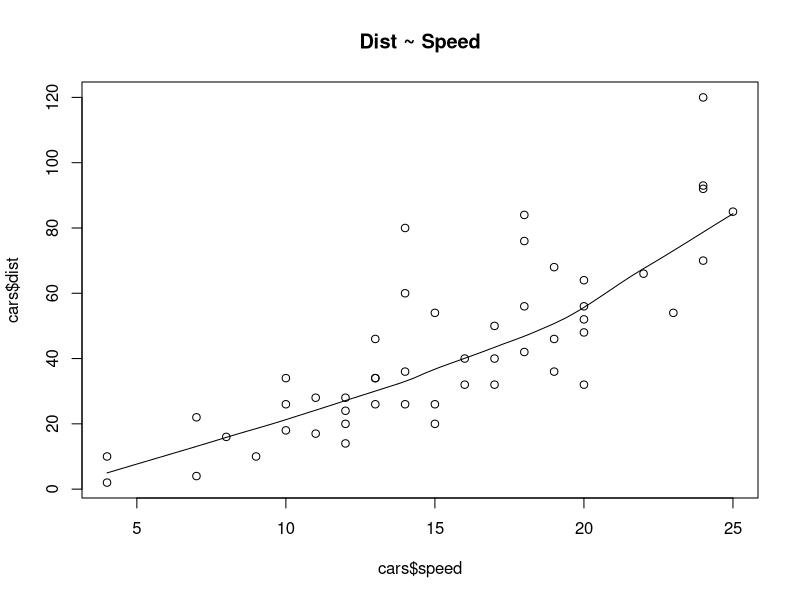
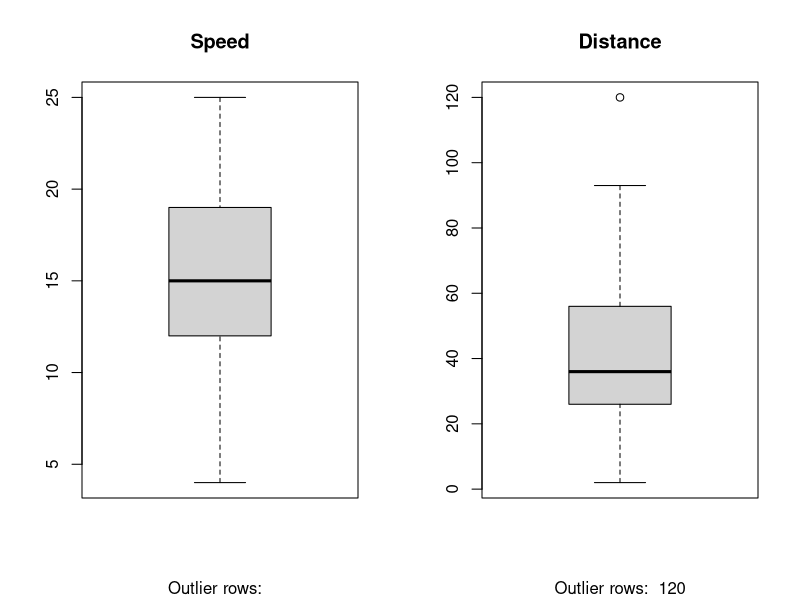
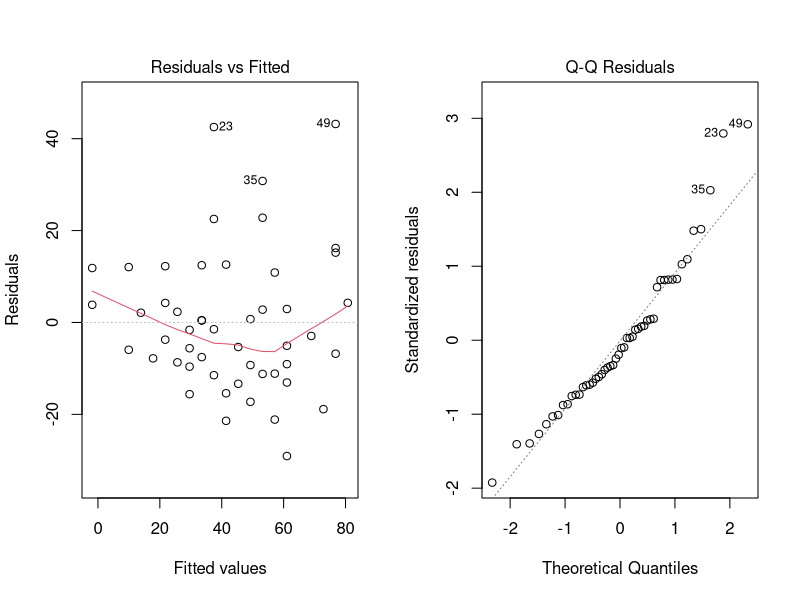
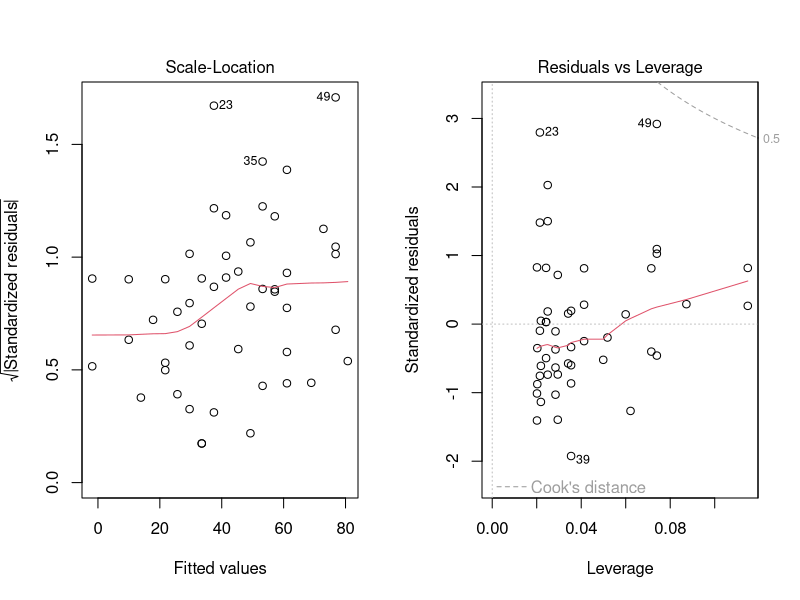

Here is the R script that generated these plots, in order:
## ---- chunk 1
set.seed(7)
x = runif(1000)
y = runif(1000)
rev = pmin(x, y)
mean(rev)

## ---- chunk 2
set.seed(7)
x = runif(1000)
y = runif(1000)
z = runif(1000)
df = data.frame(x, y, z)
rev = apply(df, 1, function(x) sort(x)[2])
mean(rev)

## ---- chunk 3
# p wrong 
p = 0.2
(1 - p)^1200 
(1 - (1 - p)^3)^400 

log((1 - p)^1200 )
log((1 - (1 - p)^3)^400 )

## ---- chunk 4
term_a <- function(i, n, p) {
    c = choose(n, i)
    return(log(c) + log(p^i) + log( (1-p)^(n-i)))
}

#p_a = sapply(60:120, function(x) term_a(x, 120, 0.1))
#p_b = sapply(20:40, function(x) term_a(x, 40, 0.1))

p_a = sapply(600:1200, function(x) term_a(x, 1200, 0.1))
p_b = sapply(200:400, function(x) term_a(x, 400, 0.1))
## ---- chunk 5
data(cars)
head(cars)



## ---- chunk 6
scatter.smooth(x=cars$speed, y=cars$dist, main="Dist ~ Speed")  # scatterplot
## ---- chunk 7
par(mfrow=c(1, 2))  # divide graph area in 2 columns

boxplot(cars$speed, main="Speed", sub=paste("Outlier rows: ", boxplot.stats(cars$speed)$out))  # box plot for 'speed'

boxplot(cars$dist, main="Distance", sub=paste("Outlier rows: ", boxplot.stats(cars$dist)$out))  # box plot for 'distance'
## ---- chunk 8
cor(cars$speed, cars$dist)
## ---- chunk 9
mod = lm(dist~speed, data = cars)
mod
## ---- chunk 10
plot(mod)
## ---- chunk 11
data(mtcars)
head(mtcars)
dim(mtcars)
## ---- chunk 12
mod = lm(mpg ~., data = mtcars)

## ---- chunk 13

## ---- chunk 14
target = function(x){
  if(x<0){
    return(0)}
  else {
    return( exp(-x))
  }
}

x = rep(0,1000)
x[1] = 3     #this is just a starting value, which I've set arbitrarily to 3
for(i in 2:1000){
  currentx = x[i-1]
  proposedx = currentx + rnorm(1,mean=0,sd=1)
  A = target(proposedx)/target(currentx) 
  if(runif(1)<A){
    x[i] = proposedx       # accept move with probabily min(1,A)
  } else {
    x[i] = currentx        # otherwise "reject" move, and stay where we are
  }
}



easyMCMC = function(niter, startval, proposalsd){
  x = rep(0,niter)
  x[1] = startval     
  for(i in 2:niter){
    currentx = x[i-1]
    proposedx = rnorm(1,mean=currentx,sd=proposalsd) 
    A = target(proposedx)/target(currentx)
    if(runif(1)<A){
      x[i] = proposedx       # accept move with probabily min(1,A)
    } else {
      x[i] = currentx        # otherwise "reject" move, and stay where we are
    }
  }
  return(x)
}


pdf_target = function(x) {
    return(dnorm(x))
}


n_iter = 1000
res = rep(NA, n_iter)

x_cur = 0
res[1] = x_cur 
for (i in 2:n_iter) {
    x_cur = res[i-1]
    p_cur = pdf_target(x_cur)
    x_propose = rnorm(1, mean=x_cur, sd = 3)
    p_propose = pdf_target(x_propose)
    a = p_propose/p_cur
    if (a > runif(1)) {
        res[i] = x_propose 
    } else {
        res[i] = x_cur
    }
}


## ---- chunk 15

p_vec = runif(100)
lambda = 5
x_vec = log(1-p_vec)/-lambda
time_vec = c()
val = 0
for (i in 1:length(x_vec)) {
    val = val + x_vec[i]
    time_vec = c(time_vec, val)
}

## ---- chunk 16

n_sample = 1000 
count_vec = c()

for (i in 1:n_sample ) {
    p_vec = runif(100)
    lambda = 5
    x_vec = log(1-p_vec)/-lambda
    time_vec = c()
    val = 0
    for (i in 1:length(x_vec)) {
        val = val + x_vec[i]
        time_vec = c(time_vec, val)
    }
    count_vec = c(count_vec, sum(time_vec < 1))
    
}

## ---- chunk 17
p = 0.2
p_prime= 3*p^2 - 2*p^3
p_a = sum(unlist(sapply(7:12, function(x) choose(12, x) * p^x * (1-p)^(12-x))))
p_b = sum(unlist(sapply(3:4, function(x) choose(4, x) * p_prime^x * (1-p_prime)^(4-x))))
p_a
p_b
          
## ---- chunk 18
p = 0.1
p_prime= 3*p^2 - 2*p^3
p_a = sum(unlist(sapply(61:120, function(x) choose(120, x) * p^x * (1-p)^(120-x))))
p_b = sum(unlist(sapply(21:40, function(x) choose(40, x) * p_prime^x * (1-p_prime)^(40-x))))
p_a
p_b
## ---- chunk 19
p = 0.1
p_prime= 3*p^2 - 2*p^3
p_a = sum(unlist(sapply(60:120, function(x) choose(120, x) * p^x * (1-p)^(120-x))))
p_b = sum(unlist(sapply(20:40, function(x) choose(40, x) * p_prime^x * (1-p_prime)^(40-x))))
p_a
p_b
## ---- chunk 20
p = 0.01
p_prime= 3*p^2 - 2*p^3
p_a = sum(unlist(sapply(61:120, function(x) choose(120, x) * p^x * (1-p)^(120-x))))
p_b = sum(unlist(sapply(21:40, function(x) choose(40, x) * p_prime^x * (1-p_prime)^(40-x))))
p_a
p_b
## ---- chunk 21
p = 0.1
p_prime= 3*p^2 - 2*p^3
p_a = sum(unlist(sapply(601:1200, function(x) choose(1200, x) * p^x * (1-p)^(1200-x))))
p_b = sum(unlist(sapply(201:400, function(x) choose(400, x) * p_prime^x * (1-p_prime)^(400-x))))
p_a
p_b
## ---- chunk 22
# fix the coefficient of determination
R2 <- 0.2

# simulate x and y variables
n <- 100 # sample size
x <- rnorm(n, 0, 1)
ssr <- sum((x-mean(x))^2) # sum of squared residuals
e <- rnorm(n)
e <- resid(lm(e ~ x))
e <- e*sqrt((1-R2)/R2*ssr/(sum(e^2)))
y <- x + e


# check if R2 has the right value
summary(lm(y ~ x)) 
## ---- chunk 23
R2 = 0.2
beta = 2
x_vec = rnorm(10000)
y_var = beta^2 * var(x_vec)
e_var = (1-R2)/R2 * y_var

y_vec = x_vec * beta + rnorm(10000, 0, sd = sqrt(e_var))
summary(lm(y_vec ~ x_vec))
## ---- chunk 24
x_vec = sqrt(seq(1, 100))
sum(x_vec[seq(1, 99, 2)])

## ---- chunk 25
r2 = 0.2
beta = 5


x = rnorm(1000)
y = rnorm(1000)
x =  x- lm(x~y)$fitted

#x <- apply(x, 2, function(i) i/sd(i))
x = x/sd(x)
x_n <- x + outer(y/sd(y),sqrt(r2/(1-r2)))
lm(y~x_n)


x_n = x_n * lm(y ~ x_n)$coef[-1]/beta
summary(lm(y~x_n))


